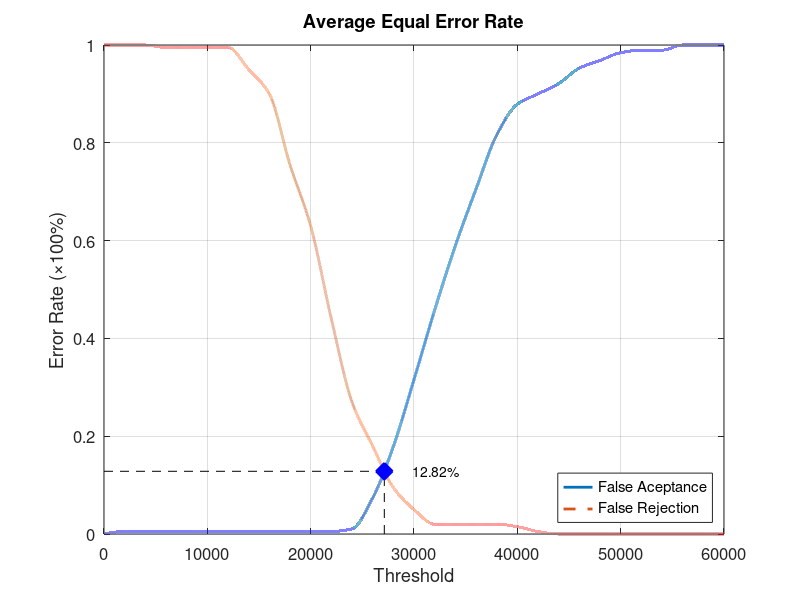
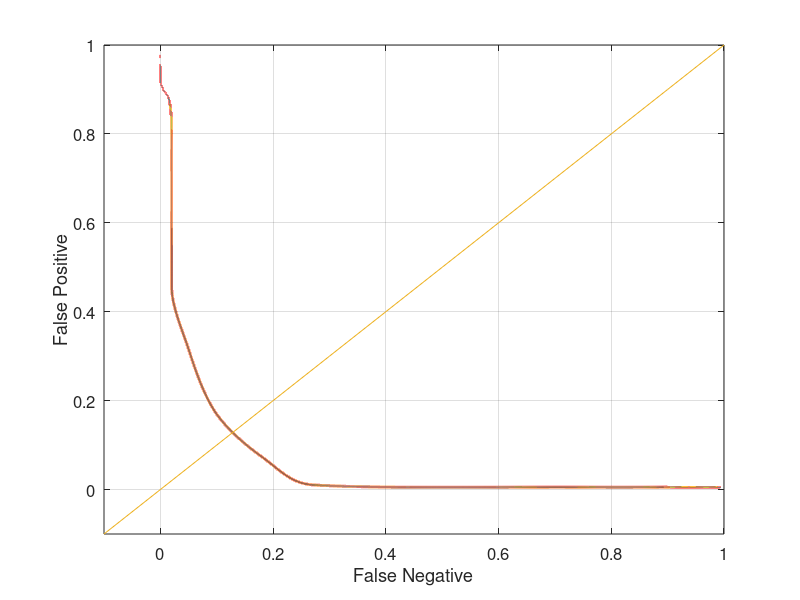

These charts were generated, in order, by the following MATLAB code:
function yEER = Database1_4
close all;
clear;
clc;
x = 0:2000:60000;
xq = 0:0.5:60000;

y0 = [0 0.00526316 0.00526316 0.00526316 0.00526316 0.00526316 0.00526316 0.00526316 0.00526316 0.00526316 0.00526316 0.00526316 0.0105263 0.0736842 0.178947 0.315789 0.457895 0.589474 0.705263 0.815789 0.878947 0.9 0.921053 0.952632 0.968421 0.984211 0.989474 0.989474 1 1 1];
yy0 = interp1(x, y0, xq, 'pchip');
y1 = [1 1 1 0.995 0.995 0.995 0.995 0.95 0.9 0.755 0.63 0.44 0.27 0.18 0.095 0.05 0.02 0.02 0.02 0.02 0.015 0.005 0 0 0 0 0 0 0 0 0];
yy1 = interp1(x, y1, xq, 'pchip');

% Calculating EER: 
y2 = abs(y0 - y1);
find(y2 == min(y2))
yy2 = abs(yy0 - yy1);
xEER = find(yy2 == min(yy2));
xEERIndex = xq(xEER) % X-axis EER
yEER = yy0(xEER) % Y-axis EER

main = figure
plot(xq, yy0,'-','LineWidth', 2);	hold on
plot(xq, yy1,'--','LineWidth', 2);	hold on
plot([xEERIndex xEERIndex], [0 yEER], 'k--');	hold on
plot([0 xEERIndex], [yEER yEER], 'k--');	hold on
plot(xEERIndex, yEER, 'bx', 'LineWidth', 10);	hold on
text(xEERIndex + 10 * xEERIndex / 100, yEER, [num2str(round((10000 * yEER)) / 100) '%'])
legend('False Aceptance', 'False Rejection', 'Location', 'SouthEast')
xlabel('Threshold')
ylabel('Error Rate (\times100%)')
title('Average Equal Error Rate')
set(gca, 'FontSize', 12)
axis([0 60000 0 1])
grid on

print(main, 'Database1_4Main', '-dpng');
FNRxFPR = figure('Color', [1 1 1]);
plot(yy1, yy0, '-', yy1, yy0, 'LineWidth', 2);
hold on
y = -0.1:0.1:1
plot(y, y); 
set(gca, 'FontSize', 12)
xlabel('False Negative')
ylabel('False Positive')
axis([-0.1 1 -0.1 1])
set(gca, 'FontSize', 12)
grid on

print(FNRxFPR, 'Database1_4FNRxFPR','-dpng');
end
